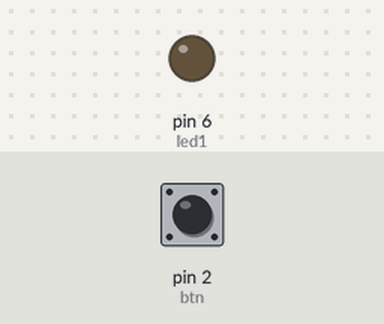
The sketch below on a simulated Arduino Uno, built with avr-gcc and run on an emulated ATmega328P. Shown: output pins drawn as LEDs (lit = HIGH). The test bench sets the inputs (shaded band); at power-on: pin 2 (btn) HIGH. What the sketch prints to the serial monitor is not drawn.

Above: at 1.2 s.
1.3 s: pin 2 (btn) pulled LOW for 0.15 s
At 2.5 s:
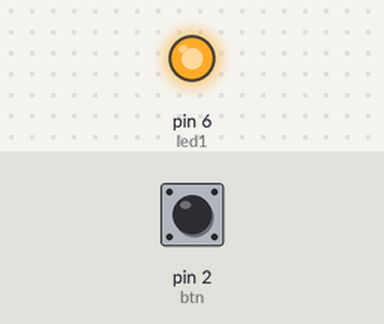
2.9 s: pin 2 (btn) pulled LOW for 1 s
At 4.9 s:
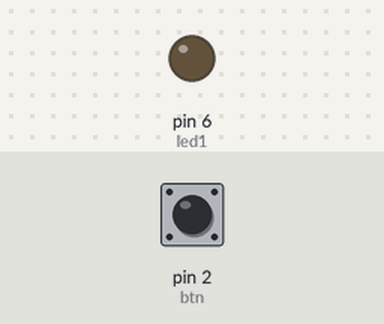
5.4 s: pin 2 (btn) pulled LOW for 3.2 s
At 9.7 s:
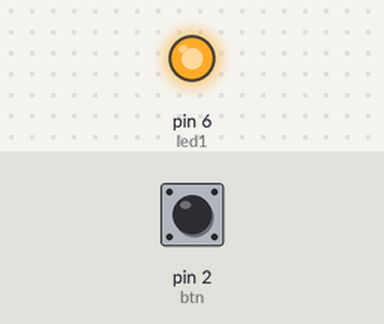
Timing chart, 0 to 11.2 s (numbered marks = the images above; inputs shaded):
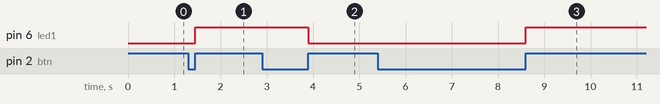

Measured:
- after the input at 1.3 s, pin 6 (led1): LOW → HIGH after 0.15 s
- after the input at 2.9 s, pin 6 (led1): HIGH → LOW after 1.0 s
- after the input at 5.4 s, pin 6 (led1): LOW → HIGH after 3.2 s

The sketch:

A02_Button1.ino
```cpp
const int btn = 2;
const int led1 = 6;

void setup() {
  Serial.begin(9600);
  pinMode(btn,INPUT);
  pinMode(led1, OUTPUT);
}

void loop() {
  Serial.println(digitalRead(led1));
  if (digitalRead(btn) ==0 )
  {
    do
    {}
    while (digitalRead(btn) ==0);

    digitalWrite(led1, !digitalRead(led1));
    delay(20);
  }

}
```
